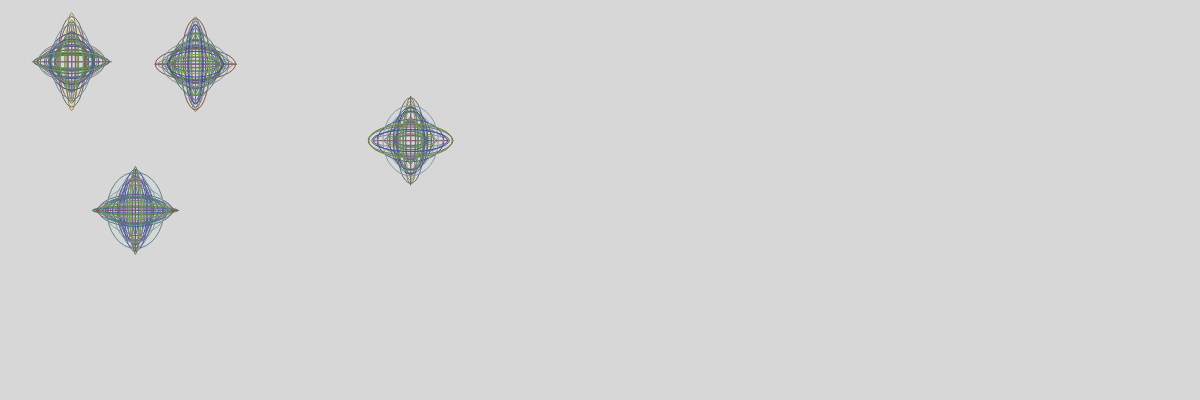
Frame 1 (no input)
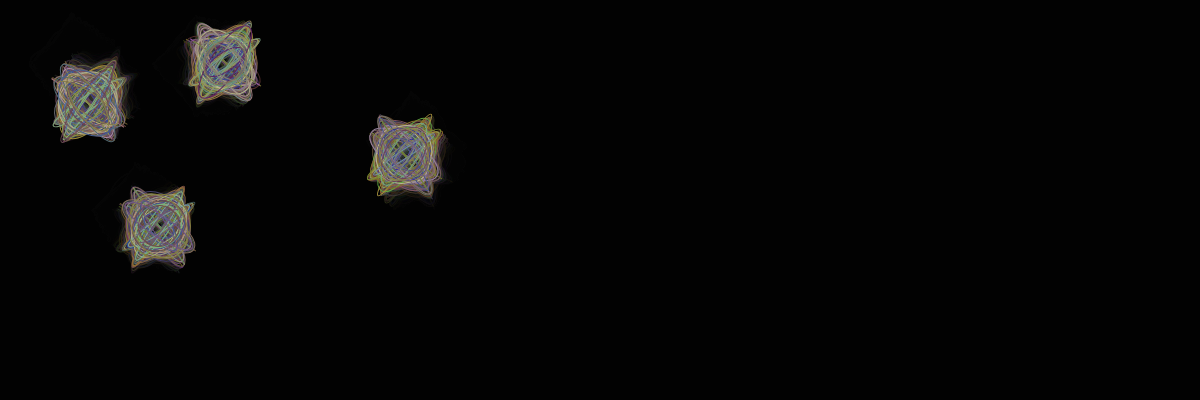
Frame 60 (no input)
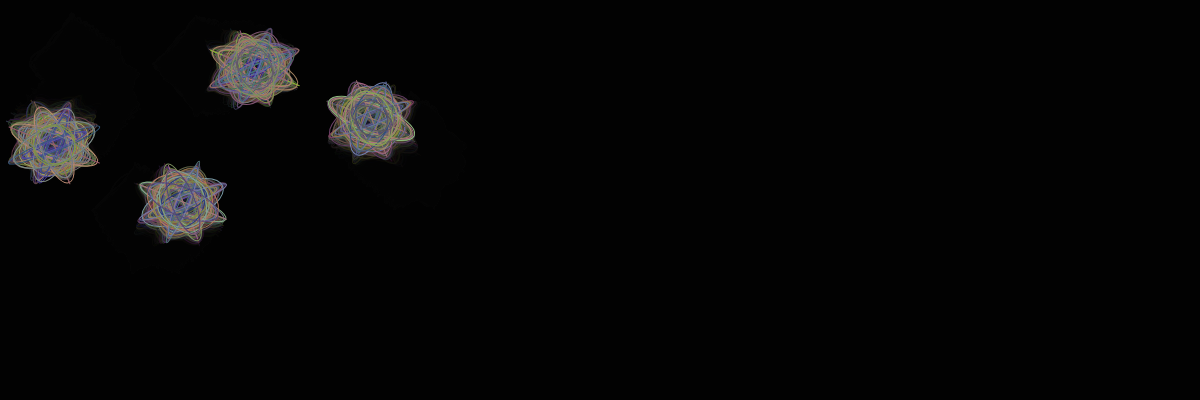
Frame 120 (the mouse pressed at the canvas centre since frame 60)

The p5.js sketch that drew these frames (run headless with seeded random() and noise() and a simulated clock; from frame 60 on, the mouse is pressed at the canvas centre):

// p5.js sketch
// ── sketch.js
let w = 0;


function setup() {
	createCanvas(windowWidth, 400);
	

	 particle = new Particle()
	// particle1 = new Particle(380,105)


}

function draw() {
	
// background(0,w)
background(0,40)

//line(80,85,380,105,random(z),random(z))
 
// ray.show()
// ray.lookAt(mouseX, mouseY)
// let pt = ray.cast(wall)
// if(pt){

// fill(255)
// ellipse(pt.x, pt.y,8,8)

// }

particle.show()
//particle1.show()

//particle.move()
//particle1.show()

angle = angle + 0.01


}
// ── boundary.js
class Boundary {
  constructor(x1, y1, x2, y2) {
    this.a = createVector(x1, y1);
    this.b = createVector(x2, y2);
  }
  show() {
      stroke(255)
      line(this.a.x, this.a.y, this.b.x, this.b.y);
  }
}

// ── line.js
class Line {

constructor(x1,y1,x2,y2){

   this.x1 = x1
   this.y1 = y1
   this.x2 = x2
   this.y2 = y2
   
}
cast(){
    line(this.x1,this.y1,this.x2,this.y2)
}


}
// ── particle.js
class Particle {
  constructor() {
    this.pos1 = createVector(71, 61);
    this.pos2 = createVector(195, 64);
    this.pos3 = createVector(410, 140);
    this.pos4 = createVector(135, 210);
    this.lines = [];
    this.rays = [];
    this.xSpeed = 0.7;
    this.ySpeed = 0.7;
    this.x2Speed =  0.5;
    this.y2Speed = 0.2;
    this.x3Speed =  0.6;
    this.y3Speed = 0.6;
    this.x4Speed =  0.4;
    this.y4Speed = 0.4;
    for (let a = 0; a < 360; a += 20) {
      this.rays.push(new Ray(this.pos1, radians(a)));
      this.rays.push(new Ray(this.pos2, radians(a)));
      this.rays.push(new Ray(this.pos3, radians(a)));
      this.rays.push(new Ray(this.pos4, radians(a)));
    }
  }

  show() {
    if (this.pos1.x < 50 || this.pos1.x >= 100) this.xSpeed *= -1;
    if (this.pos1.y < 43 || this.pos1.y >= 160) this.ySpeed *= -1;
    this.pos1.x += this.xSpeed;
    this.pos1.y += this.ySpeed;

    if (this.pos2.x < 190 || this.pos2.x >= 300) this.x2Speed *= -1;
    if (this.pos2.y < 60 || this.pos2.y >= 69) this.y2Speed *= -1;
    this.pos2.x += this.x2Speed;
    this.pos2.y += this.y2Speed;

    if (this.pos3.x < 370 || this.pos3.x >= 425) this.x3Speed *= -1;
    if (this.pos3.y < 75 || this.pos3.y >= 165) this.y3Speed *= -1;
    this.pos3.x += this.x3Speed;
    this.pos3.y += this.y3Speed;

    if (this.pos4.x < 110 || this.pos4.x >= 280) this.x4Speed *= -1;
    if (this.pos4.y < 180 || this.pos4.y >= 230) this.y4Speed *= -1;
    this.pos4.x += this.x4Speed;
    this.pos4.y += this.y4Speed;

    //LÍNEA
    // push();
    // stroke(255);
    // line(this.pos1.x, this.pos1.y, this.pos2.x, this.pos2.y);
    // pop();

    noFill();
    noStroke();
    ellipse(this.pos1.x, this.pos1.y, 0);
    ellipse(this.pos2.x, this.pos2.y, 0);
    ellipse(this.pos3.x, this.pos3.y, 0);
    ellipse(this.pos4.x, this.pos4.y, 0);
    for (let ray of this.rays) {
      ray.show();
    }
  }
}

// ── ray.js
let colorR = 0.0;
let colorG = 0.0;
let colorB = 0.0;
let rayX = 0.0;
let rayY = 0.0;
let angle = 0;

class Ray {
  constructor(pos, angle) {
    this.pos = pos;
    this.dir = p5.Vector.fromAngle(angle);
  }

  show() {
    colorR = colorR + 0.1;
    colorG = colorG + 0.2;
    colorB = colorB + 0.3;

    rayY = rayY + 0.1;
    rayX = rayX + 0.1;
    let nx = noise(rayX) * 90;
    let ny = noise(rayY) * 100;
    // let nx = rayX * 90;
    // let ny = rayY * 100;
    w = map(angle, 0, 360, 80, 240);

    let nR = map(angle, 0, 120, noise(colorR) * 255, 255);
    let nG = map(angle, 0, 240, noise(colorG) * 255, 255);
    let nB = map(angle, 0, 360, noise(colorB) * 255, 255);
    stroke(nR, nG, nB);
    console.log(nR,nG,nB);


    push();
    translate(this.pos.x, this.pos.y);
    rotate(angle);
    ellipse(0, 0, this.dir.x * random(89.9, nx), this.dir.y * random(99.9, ny));
    pop();
    push();
    translate(this.pos.x, this.pos.y);
    rotate(-angle);
    ellipse(
      0,
      0,
      this.dir.y * random(89.9, nx),
      -this.dir.x * random(99.9, ny)
    );

    pop();
    // push();
    // translate(this.pos.x, this.pos.y);
    //  rotate(angle)
    //   line(0, 0, this.dir.x * rayX, this.dir.y * this.rayY);

    // pop();
  }

  cast(wall) {
    const x1 = wall.a.x;
    const y1 = wall.a.y;
    const x2 = wall.b.x;
    const y2 = wall.b.y;

    const x3 = this.pos.x;
    const y3 = this.pos.y;
    const x4 = this.pos.x + this.dir.x;
    const y4 = this.pos.y + this.dir.y;
    const den = (x1 - x2) * (y3 - y4) - (y1 - y2) * (x3 - x4);

    if (den == 0) {
      return;
    }

    const t = ((x1 - x3) * (y3 - y4) - (y1 - y3) * (x3 - x4)) / den;
    const u = -((x1 - x2) * (y1 - y3) - (y1 - y2) * (x1 - x3)) / den;
    if (t > 0 && t < 1 && u > 0) {
      const pt = createVector();
      pt.x = x1 + t * (x2 - x1);
      pt.y = y1 + t * (y2 - y1);
      return pt;
    } else {
      return;
    }
  }
}
